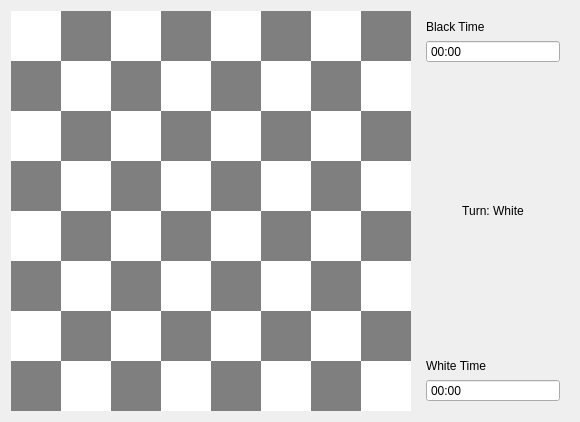
<?xml version="1.0" encoding="UTF-8"?>
<ui version="4.0">
 <class>IngameChess</class>
 <widget class="QWidget" name="IngameChess">
  <property name="geometry">
   <rect>
    <x>0</x>
    <y>0</y>
    <width>580</width>
    <height>418</height>
   </rect>
  </property>
  <property name="windowTitle">
   <string>Form</string>
  </property>
  <layout class="QHBoxLayout" name="horizontalLayout">
   <item>
    <widget class="QWidget" name="gridWidget" native="true">
     <property name="sizePolicy">
      <sizepolicy hsizetype="Preferred" vsizetype="Preferred">
       <horstretch>0</horstretch>
       <verstretch>0</verstretch>
      </sizepolicy>
     </property>
     <property name="minimumSize">
      <size>
       <width>400</width>
       <height>400</height>
      </size>
     </property>
     <property name="maximumSize">
      <size>
       <width>400</width>
       <height>400</height>
      </size>
     </property>
     <property name="styleSheet">
      <string notr="true">background-color: rgb(127, 127, 127);</string>
     </property>
     <layout class="QGridLayout" name="gridLayout">
      <property name="sizeConstraint">
       <enum>QLayout::SetDefaultConstraint</enum>
      </property>
      <property name="leftMargin">
       <number>0</number>
      </property>
      <property name="topMargin">
       <number>0</number>
      </property>
      <property name="rightMargin">
       <number>0</number>
      </property>
      <property name="bottomMargin">
       <number>0</number>
      </property>
      <property name="spacing">
       <number>0</number>
      </property>
      <item row="3" column="6">
       <widget class="QLabel" name="Tile_57">
        <property name="styleSheet">
         <string notr="true"/>
        </property>
        <property name="text">
         <string/>
        </property>
        <property name="alignment">
         <set>Qt::AlignCenter</set>
        </property>
        <property name="Piece" stdset="0">
         <string/>
        </property>
       </widget>
      </item>
      <item row="3" column="7">
       <widget class="QLabel" name="Tile_58">
        <property name="styleSheet">
         <string notr="true">background-color: rgb(255, 255, 255);</string>
        </property>
        <property name="text">
         <string/>
        </property>
        <property name="alignment">
         <set>Qt::AlignCenter</set>
        </property>
        <property name="Piece" stdset="0">
         <string/>
        </property>
       </widget>
      </item>
      <item row="1" column="4">
       <widget class="QLabel" name="Tile_75">
        <property name="styleSheet">
         <string notr="true"/>
        </property>
        <property name="text">
         <string/>
        </property>
        <property name="alignment">
         <set>Qt::AlignCenter</set>
        </property>
        <property name="Piece" stdset="0">
         <string>C_BP</string>
        </property>
       </widget>
      </item>
      <item row="0" column="6">
       <widget class="QLabel" name="Tile_87">
        <property name="styleSheet">
         <string notr="true">background-color: rgb(255, 255, 255);</string>
        </property>
        <property name="text">
         <string/>
        </property>
        <property name="alignment">
         <set>Qt::AlignCenter</set>
        </property>
        <property name="Piece" stdset="0">
         <string>C_BN</string>
        </property>
       </widget>
      </item>
      <item row="3" column="4">
       <widget class="QLabel" name="Tile_55">
        <property name="styleSheet">
         <string notr="true"/>
        </property>
        <property name="text">
         <string/>
        </property>
        <property name="alignment">
         <set>Qt::AlignCenter</set>
        </property>
        <property name="Piece" stdset="0">
         <string/>
        </property>
       </widget>
      </item>
      <item row="2" column="1">
       <widget class="QLabel" name="Tile_62">
        <property name="styleSheet">
         <string notr="true"/>
        </property>
        <property name="text">
         <string/>
        </property>
        <property name="alignment">
         <set>Qt::AlignCenter</set>
        </property>
        <property name="Piece" stdset="0">
         <string/>
        </property>
       </widget>
      </item>
      <item row="7" column="7">
       <widget class="QLabel" name="Tile_18">
        <property name="styleSheet">
         <string notr="true">background-color: rgb(255, 255, 255);</string>
        </property>
        <property name="text">
         <string/>
        </property>
        <property name="alignment">
         <set>Qt::AlignCenter</set>
        </property>
        <property name="Piece" stdset="0">
         <string>C_WR</string>
        </property>
       </widget>
      </item>
      <item row="7" column="6">
       <widget class="QLabel" name="Tile_17">
        <property name="styleSheet">
         <string notr="true"/>
        </property>
        <property name="text">
         <string/>
        </property>
        <property name="alignment">
         <set>Qt::AlignCenter</set>
        </property>
        <property name="Piece" stdset="0">
         <string>C_WN</string>
        </property>
       </widget>
      </item>
      <item row="7" column="3">
       <widget class="QLabel" name="Tile_14">
        <property name="styleSheet">
         <string notr="true">background-color: rgb(255, 255, 255);</string>
        </property>
        <property name="text">
         <string/>
        </property>
        <property name="alignment">
         <set>Qt::AlignCenter</set>
        </property>
        <property name="Piece" stdset="0">
         <string>C_WQ</string>
        </property>
       </widget>
      </item>
      <item row="0" column="5">
       <widget class="QLabel" name="Tile_86">
        <property name="styleSheet">
         <string notr="true"/>
        </property>
        <property name="text">
         <string/>
        </property>
        <property name="alignment">
         <set>Qt::AlignCenter</set>
        </property>
        <property name="Piece" stdset="0">
         <string>C_BB</string>
        </property>
       </widget>
      </item>
      <item row="7" column="0">
       <widget class="QLabel" name="Tile_11">
        <property name="styleSheet">
         <string notr="true"/>
        </property>
        <property name="text">
         <string/>
        </property>
        <property name="alignment">
         <set>Qt::AlignCenter</set>
        </property>
        <property name="Piece" stdset="0">
         <string>C_WR</string>
        </property>
       </widget>
      </item>
      <item row="0" column="0">
       <widget class="QLabel" name="Tile_81">
        <property name="autoFillBackground">
         <bool>false</bool>
        </property>
        <property name="styleSheet">
         <string notr="true">background-color: rgb(255, 255, 255);</string>
        </property>
        <property name="text">
         <string/>
        </property>
        <property name="alignment">
         <set>Qt::AlignCenter</set>
        </property>
        <property name="Piece" stdset="0">
         <string>C_BR</string>
        </property>
       </widget>
      </item>
      <item row="5" column="7">
       <widget class="QLabel" name="Tile_38">
        <property name="styleSheet">
         <string notr="true">background-color: rgb(255, 255, 255);</string>
        </property>
        <property name="text">
         <string/>
        </property>
        <property name="alignment">
         <set>Qt::AlignCenter</set>
        </property>
        <property name="Piece" stdset="0">
         <string/>
        </property>
       </widget>
      </item>
      <item row="7" column="4">
       <widget class="QLabel" name="Tile_15">
        <property name="styleSheet">
         <string notr="true"/>
        </property>
        <property name="text">
         <string/>
        </property>
        <property name="alignment">
         <set>Qt::AlignCenter</set>
        </property>
        <property name="Piece" stdset="0">
         <string>C_WK</string>
        </property>
       </widget>
      </item>
      <item row="6" column="7">
       <widget class="QLabel" name="Tile_28">
        <property name="styleSheet">
         <string notr="true"/>
        </property>
        <property name="text">
         <string/>
        </property>
        <property name="alignment">
         <set>Qt::AlignCenter</set>
        </property>
        <property name="Piece" stdset="0">
         <string>C_WP</string>
        </property>
       </widget>
      </item>
      <item row="7" column="1">
       <widget class="QLabel" name="Tile_12">
        <property name="styleSheet">
         <string notr="true">background-color: rgb(255, 255, 255);</string>
        </property>
        <property name="text">
         <string/>
        </property>
        <property name="alignment">
         <set>Qt::AlignCenter</set>
        </property>
        <property name="Piece" stdset="0">
         <string>C_WN</string>
        </property>
       </widget>
      </item>
      <item row="2" column="0">
       <widget class="QLabel" name="Tile_61">
        <property name="styleSheet">
         <string notr="true">background-color: rgb(255, 255, 255);</string>
        </property>
        <property name="text">
         <string/>
        </property>
        <property name="alignment">
         <set>Qt::AlignCenter</set>
        </property>
        <property name="Piece" stdset="0">
         <string/>
        </property>
       </widget>
      </item>
      <item row="4" column="7">
       <widget class="QLabel" name="Tile_48">
        <property name="styleSheet">
         <string notr="true"/>
        </property>
        <property name="text">
         <string/>
        </property>
        <property name="alignment">
         <set>Qt::AlignCenter</set>
        </property>
        <property name="Piece" stdset="0">
         <string/>
        </property>
       </widget>
      </item>
      <item row="5" column="4">
       <widget class="QLabel" name="Tile_35">
        <property name="styleSheet">
         <string notr="true"/>
        </property>
        <property name="text">
         <string/>
        </property>
        <property name="alignment">
         <set>Qt::AlignCenter</set>
        </property>
        <property name="Piece" stdset="0">
         <string/>
        </property>
       </widget>
      </item>
      <item row="7" column="2">
       <widget class="QLabel" name="Tile_13">
        <property name="styleSheet">
         <string notr="true"/>
        </property>
        <property name="text">
         <string/>
        </property>
        <property name="alignment">
         <set>Qt::AlignCenter</set>
        </property>
        <property name="Piece" stdset="0">
         <string>C_WB</string>
        </property>
       </widget>
      </item>
      <item row="6" column="1">
       <widget class="QLabel" name="Tile_22">
        <property name="styleSheet">
         <string notr="true"/>
        </property>
        <property name="text">
         <string/>
        </property>
        <property name="alignment">
         <set>Qt::AlignCenter</set>
        </property>
        <property name="Piece" stdset="0">
         <string>C_WP</string>
        </property>
       </widget>
      </item>
      <item row="4" column="1">
       <widget class="QLabel" name="Tile_42">
        <property name="styleSheet">
         <string notr="true"/>
        </property>
        <property name="text">
         <string/>
        </property>
        <property name="alignment">
         <set>Qt::AlignCenter</set>
        </property>
        <property name="Piece" stdset="0">
         <string/>
        </property>
       </widget>
      </item>
      <item row="7" column="5">
       <widget class="QLabel" name="Tile_16">
        <property name="styleSheet">
         <string notr="true">background-color: rgb(255, 255, 255);</string>
        </property>
        <property name="text">
         <string/>
        </property>
        <property name="alignment">
         <set>Qt::AlignCenter</set>
        </property>
        <property name="Piece" stdset="0">
         <string>C_WB</string>
        </property>
       </widget>
      </item>
      <item row="6" column="4">
       <widget class="QLabel" name="Tile_25">
        <property name="styleSheet">
         <string notr="true">background-color: rgb(255, 255, 255);</string>
        </property>
        <property name="text">
         <string/>
        </property>
        <property name="alignment">
         <set>Qt::AlignCenter</set>
        </property>
        <property name="Piece" stdset="0">
         <string>C_WP</string>
        </property>
       </widget>
      </item>
      <item row="0" column="1">
       <widget class="QLabel" name="Tile_82">
        <property name="styleSheet">
         <string notr="true"/>
        </property>
        <property name="text">
         <string/>
        </property>
        <property name="alignment">
         <set>Qt::AlignCenter</set>
        </property>
        <property name="Piece" stdset="0">
         <string>C_BN</string>
        </property>
       </widget>
      </item>
      <item row="5" column="1">
       <widget class="QLabel" name="Tile_32">
        <property name="styleSheet">
         <string notr="true">background-color: rgb(255, 255, 255);</string>
        </property>
        <property name="text">
         <string/>
        </property>
        <property name="alignment">
         <set>Qt::AlignCenter</set>
        </property>
        <property name="Piece" stdset="0">
         <string/>
        </property>
       </widget>
      </item>
      <item row="5" column="6">
       <widget class="QLabel" name="Tile_37">
        <property name="styleSheet">
         <string notr="true"/>
        </property>
        <property name="text">
         <string/>
        </property>
        <property name="alignment">
         <set>Qt::AlignCenter</set>
        </property>
        <property name="Piece" stdset="0">
         <string/>
        </property>
       </widget>
      </item>
      <item row="6" column="6">
       <widget class="QLabel" name="Tile_27">
        <property name="styleSheet">
         <string notr="true">background-color: rgb(255, 255, 255);</string>
        </property>
        <property name="text">
         <string/>
        </property>
        <property name="alignment">
         <set>Qt::AlignCenter</set>
        </property>
        <property name="Piece" stdset="0">
         <string>C_WP</string>
        </property>
       </widget>
      </item>
      <item row="5" column="0">
       <widget class="QLabel" name="Tile_31">
        <property name="styleSheet">
         <string notr="true"/>
        </property>
        <property name="text">
         <string/>
        </property>
        <property name="alignment">
         <set>Qt::AlignCenter</set>
        </property>
        <property name="Piece" stdset="0">
         <string/>
        </property>
       </widget>
      </item>
      <item row="3" column="3">
       <widget class="QLabel" name="Tile_54">
        <property name="styleSheet">
         <string notr="true">background-color: rgb(255, 255, 255);</string>
        </property>
        <property name="text">
         <string/>
        </property>
        <property name="alignment">
         <set>Qt::AlignCenter</set>
        </property>
        <property name="Piece" stdset="0">
         <string/>
        </property>
       </widget>
      </item>
      <item row="1" column="7">
       <widget class="QLabel" name="Tile_78">
        <property name="styleSheet">
         <string notr="true">background-color: rgb(255, 255, 255);</string>
        </property>
        <property name="text">
         <string/>
        </property>
        <property name="alignment">
         <set>Qt::AlignCenter</set>
        </property>
        <property name="Piece" stdset="0">
         <string>C_BP</string>
        </property>
       </widget>
      </item>
      <item row="1" column="0">
       <widget class="QLabel" name="Tile_71">
        <property name="styleSheet">
         <string notr="true"/>
        </property>
        <property name="text">
         <string/>
        </property>
        <property name="alignment">
         <set>Qt::AlignCenter</set>
        </property>
        <property name="Piece" stdset="0">
         <string>C_BP</string>
        </property>
       </widget>
      </item>
      <item row="4" column="3">
       <widget class="QLabel" name="Tile_44">
        <property name="styleSheet">
         <string notr="true"/>
        </property>
        <property name="text">
         <string/>
        </property>
        <property name="alignment">
         <set>Qt::AlignCenter</set>
        </property>
        <property name="Piece" stdset="0">
         <string/>
        </property>
       </widget>
      </item>
      <item row="4" column="2">
       <widget class="QLabel" name="Tile_43">
        <property name="styleSheet">
         <string notr="true">background-color: rgb(255, 255, 255);</string>
        </property>
        <property name="text">
         <string/>
        </property>
        <property name="alignment">
         <set>Qt::AlignCenter</set>
        </property>
        <property name="Piece" stdset="0">
         <string/>
        </property>
       </widget>
      </item>
      <item row="4" column="4">
       <widget class="QLabel" name="Tile_45">
        <property name="styleSheet">
         <string notr="true">background-color: rgb(255, 255, 255);</string>
        </property>
        <property name="text">
         <string/>
        </property>
        <property name="alignment">
         <set>Qt::AlignCenter</set>
        </property>
        <property name="Piece" stdset="0">
         <string/>
        </property>
       </widget>
      </item>
      <item row="2" column="4">
       <widget class="QLabel" name="Tile_65">
        <property name="styleSheet">
         <string notr="true">background-color: rgb(255, 255, 255);</string>
        </property>
        <property name="text">
         <string/>
        </property>
        <property name="alignment">
         <set>Qt::AlignCenter</set>
        </property>
        <property name="Piece" stdset="0">
         <string/>
        </property>
       </widget>
      </item>
      <item row="0" column="3">
       <widget class="QLabel" name="Tile_84">
        <property name="styleSheet">
         <string notr="true"/>
        </property>
        <property name="text">
         <string/>
        </property>
        <property name="alignment">
         <set>Qt::AlignCenter</set>
        </property>
        <property name="Piece" stdset="0">
         <string>C_BQ</string>
        </property>
       </widget>
      </item>
      <item row="4" column="0">
       <widget class="QLabel" name="Tile_41">
        <property name="styleSheet">
         <string notr="true">background-color: rgb(255, 255, 255);</string>
        </property>
        <property name="text">
         <string/>
        </property>
        <property name="alignment">
         <set>Qt::AlignCenter</set>
        </property>
        <property name="Piece" stdset="0">
         <string/>
        </property>
       </widget>
      </item>
      <item row="5" column="3">
       <widget class="QLabel" name="Tile_34">
        <property name="styleSheet">
         <string notr="true">background-color: rgb(255, 255, 255);</string>
        </property>
        <property name="text">
         <string/>
        </property>
        <property name="alignment">
         <set>Qt::AlignCenter</set>
        </property>
        <property name="Piece" stdset="0">
         <string/>
        </property>
       </widget>
      </item>
      <item row="6" column="2">
       <widget class="QLabel" name="Tile_23">
        <property name="styleSheet">
         <string notr="true">background-color: rgb(255, 255, 255);</string>
        </property>
        <property name="text">
         <string/>
        </property>
        <property name="alignment">
         <set>Qt::AlignCenter</set>
        </property>
        <property name="Piece" stdset="0">
         <string>C_WP</string>
        </property>
       </widget>
      </item>
      <item row="4" column="6">
       <widget class="QLabel" name="Tile_47">
        <property name="styleSheet">
         <string notr="true">background-color: rgb(255, 255, 255);</string>
        </property>
        <property name="text">
         <string/>
        </property>
        <property name="alignment">
         <set>Qt::AlignCenter</set>
        </property>
        <property name="Piece" stdset="0">
         <string/>
        </property>
       </widget>
      </item>
      <item row="5" column="5">
       <widget class="QLabel" name="Tile_36">
        <property name="styleSheet">
         <string notr="true">background-color: rgb(255, 255, 255);</string>
        </property>
        <property name="text">
         <string/>
        </property>
        <property name="alignment">
         <set>Qt::AlignCenter</set>
        </property>
        <property name="Piece" stdset="0">
         <string/>
        </property>
       </widget>
      </item>
      <item row="2" column="2">
       <widget class="QLabel" name="Tile_63">
        <property name="styleSheet">
         <string notr="true">background-color: rgb(255, 255, 255);</string>
        </property>
        <property name="text">
         <string/>
        </property>
        <property name="alignment">
         <set>Qt::AlignCenter</set>
        </property>
        <property name="Piece" stdset="0">
         <string/>
        </property>
       </widget>
      </item>
      <item row="1" column="3">
       <widget class="QLabel" name="Tile_74">
        <property name="styleSheet">
         <string notr="true">background-color: rgb(255, 255, 255);</string>
        </property>
        <property name="text">
         <string/>
        </property>
        <property name="alignment">
         <set>Qt::AlignCenter</set>
        </property>
        <property name="Piece" stdset="0">
         <string>C_BP</string>
        </property>
       </widget>
      </item>
      <item row="1" column="6">
       <widget class="QLabel" name="Tile_77">
        <property name="styleSheet">
         <string notr="true"/>
        </property>
        <property name="text">
         <string/>
        </property>
        <property name="alignment">
         <set>Qt::AlignCenter</set>
        </property>
        <property name="Piece" stdset="0">
         <string>C_BP</string>
        </property>
       </widget>
      </item>
      <item row="2" column="5">
       <widget class="QLabel" name="Tile_66">
        <property name="styleSheet">
         <string notr="true"/>
        </property>
        <property name="text">
         <string/>
        </property>
        <property name="alignment">
         <set>Qt::AlignCenter</set>
        </property>
        <property name="Piece" stdset="0">
         <string/>
        </property>
       </widget>
      </item>
      <item row="1" column="1">
       <widget class="QLabel" name="Tile_72">
        <property name="styleSheet">
         <string notr="true">background-color: rgb(255, 255, 255);</string>
        </property>
        <property name="text">
         <string/>
        </property>
        <property name="alignment">
         <set>Qt::AlignCenter</set>
        </property>
        <property name="Piece" stdset="0">
         <string>C_BP</string>
        </property>
       </widget>
      </item>
      <item row="5" column="2">
       <widget class="QLabel" name="Tile_33">
        <property name="styleSheet">
         <string notr="true"/>
        </property>
        <property name="text">
         <string/>
        </property>
        <property name="alignment">
         <set>Qt::AlignCenter</set>
        </property>
        <property name="Piece" stdset="0">
         <string/>
        </property>
       </widget>
      </item>
      <item row="6" column="5">
       <widget class="QLabel" name="Tile_26">
        <property name="styleSheet">
         <string notr="true"/>
        </property>
        <property name="text">
         <string/>
        </property>
        <property name="alignment">
         <set>Qt::AlignCenter</set>
        </property>
        <property name="Piece" stdset="0">
         <string>C_WP</string>
        </property>
       </widget>
      </item>
      <item row="3" column="0">
       <widget class="QLabel" name="Tile_51">
        <property name="styleSheet">
         <string notr="true"/>
        </property>
        <property name="text">
         <string/>
        </property>
        <property name="alignment">
         <set>Qt::AlignCenter</set>
        </property>
        <property name="Piece" stdset="0">
         <string/>
        </property>
       </widget>
      </item>
      <item row="2" column="7">
       <widget class="QLabel" name="Tile_68">
        <property name="styleSheet">
         <string notr="true"/>
        </property>
        <property name="text">
         <string/>
        </property>
        <property name="alignment">
         <set>Qt::AlignCenter</set>
        </property>
        <property name="Piece" stdset="0">
         <string/>
        </property>
       </widget>
      </item>
      <item row="6" column="0">
       <widget class="QLabel" name="Tile_21">
        <property name="styleSheet">
         <string notr="true">background-color: rgb(255, 255, 255);</string>
        </property>
        <property name="text">
         <string/>
        </property>
        <property name="alignment">
         <set>Qt::AlignCenter</set>
        </property>
        <property name="Piece" stdset="0">
         <string>C_WP</string>
        </property>
       </widget>
      </item>
      <item row="0" column="4">
       <widget class="QLabel" name="Tile_85">
        <property name="styleSheet">
         <string notr="true">background-color: rgb(255, 255, 255);</string>
        </property>
        <property name="text">
         <string/>
        </property>
        <property name="alignment">
         <set>Qt::AlignCenter</set>
        </property>
        <property name="Piece" stdset="0">
         <string>C_BK</string>
        </property>
       </widget>
      </item>
      <item row="1" column="2">
       <widget class="QLabel" name="Tile_73">
        <property name="styleSheet">
         <string notr="true"/>
        </property>
        <property name="text">
         <string/>
        </property>
        <property name="alignment">
         <set>Qt::AlignCenter</set>
        </property>
        <property name="Piece" stdset="0">
         <string>C_BP</string>
        </property>
       </widget>
      </item>
      <item row="2" column="3">
       <widget class="QLabel" name="Tile_64">
        <property name="styleSheet">
         <string notr="true"/>
        </property>
        <property name="text">
         <string/>
        </property>
        <property name="alignment">
         <set>Qt::AlignCenter</set>
        </property>
        <property name="Piece" stdset="0">
         <string/>
        </property>
       </widget>
      </item>
      <item row="0" column="2">
       <widget class="QLabel" name="Tile_83">
        <property name="styleSheet">
         <string notr="true">background-color: rgb(255, 255, 255);</string>
        </property>
        <property name="text">
         <string/>
        </property>
        <property name="alignment">
         <set>Qt::AlignCenter</set>
        </property>
        <property name="Piece" stdset="0">
         <string>C_BB</string>
        </property>
       </widget>
      </item>
      <item row="3" column="2">
       <widget class="QLabel" name="Tile_53">
        <property name="styleSheet">
         <string notr="true"/>
        </property>
        <property name="text">
         <string/>
        </property>
        <property name="alignment">
         <set>Qt::AlignCenter</set>
        </property>
        <property name="Piece" stdset="0">
         <string/>
        </property>
       </widget>
      </item>
      <item row="6" column="3">
       <widget class="QLabel" name="Tile_24">
        <property name="styleSheet">
         <string notr="true"/>
        </property>
        <property name="text">
         <string/>
        </property>
        <property name="alignment">
         <set>Qt::AlignCenter</set>
        </property>
        <property name="Piece" stdset="0">
         <string>C_WP</string>
        </property>
       </widget>
      </item>
      <item row="2" column="6">
       <widget class="QLabel" name="Tile_67">
        <property name="styleSheet">
         <string notr="true">background-color: rgb(255, 255, 255);</string>
        </property>
        <property name="text">
         <string/>
        </property>
        <property name="alignment">
         <set>Qt::AlignCenter</set>
        </property>
        <property name="Piece" stdset="0">
         <string/>
        </property>
       </widget>
      </item>
      <item row="4" column="5">
       <widget class="QLabel" name="Tile_46">
        <property name="styleSheet">
         <string notr="true"/>
        </property>
        <property name="text">
         <string/>
        </property>
        <property name="alignment">
         <set>Qt::AlignCenter</set>
        </property>
        <property name="Piece" stdset="0">
         <string/>
        </property>
       </widget>
      </item>
      <item row="1" column="5">
       <widget class="QLabel" name="Tile_76">
        <property name="styleSheet">
         <string notr="true">background-color: rgb(255, 255, 255);</string>
        </property>
        <property name="text">
         <string/>
        </property>
        <property name="alignment">
         <set>Qt::AlignCenter</set>
        </property>
        <property name="Piece" stdset="0">
         <string>C_BP</string>
        </property>
       </widget>
      </item>
      <item row="3" column="1">
       <widget class="QLabel" name="Tile_52">
        <property name="styleSheet">
         <string notr="true">background-color: rgb(255, 255, 255);</string>
        </property>
        <property name="text">
         <string/>
        </property>
        <property name="alignment">
         <set>Qt::AlignCenter</set>
        </property>
        <property name="Piece" stdset="0">
         <string/>
        </property>
       </widget>
      </item>
      <item row="3" column="5">
       <widget class="QLabel" name="Tile_56">
        <property name="styleSheet">
         <string notr="true">background-color: rgb(255, 255, 255);</string>
        </property>
        <property name="text">
         <string/>
        </property>
        <property name="alignment">
         <set>Qt::AlignCenter</set>
        </property>
        <property name="Piece" stdset="0">
         <string/>
        </property>
       </widget>
      </item>
      <item row="0" column="7">
       <widget class="QLabel" name="Tile_88">
        <property name="styleSheet">
         <string notr="true"/>
        </property>
        <property name="text">
         <string/>
        </property>
        <property name="alignment">
         <set>Qt::AlignCenter</set>
        </property>
        <property name="Piece" stdset="0">
         <string>C_BR</string>
        </property>
       </widget>
      </item>
     </layout>
    </widget>
   </item>
   <item>
    <widget class="QFrame" name="verticalFrame">
     <property name="minimumSize">
      <size>
       <width>150</width>
       <height>0</height>
      </size>
     </property>
     <property name="maximumSize">
      <size>
       <width>250</width>
       <height>16777215</height>
      </size>
     </property>
     <layout class="QVBoxLayout" name="verticalLayout">
      <item>
       <widget class="QLabel" name="label_2">
        <property name="text">
         <string>Black Time</string>
        </property>
       </widget>
      </item>
      <item>
       <widget class="QTimeEdit" name="timeEdit_2">
        <property name="sizePolicy">
         <sizepolicy hsizetype="Minimum" vsizetype="Fixed">
          <horstretch>0</horstretch>
          <verstretch>0</verstretch>
         </sizepolicy>
        </property>
        <property name="readOnly">
         <bool>true</bool>
        </property>
        <property name="buttonSymbols">
         <enum>QAbstractSpinBox::NoButtons</enum>
        </property>
        <property name="currentSection">
         <enum>QDateTimeEdit::SecondSection</enum>
        </property>
        <property name="displayFormat">
         <string>mm:ss</string>
        </property>
        <property name="time">
         <time>
          <hour>0</hour>
          <minute>0</minute>
          <second>0</second>
         </time>
        </property>
       </widget>
      </item>
      <item>
       <spacer name="verticalSpacer_2">
        <property name="orientation">
         <enum>Qt::Vertical</enum>
        </property>
        <property name="sizeHint" stdset="0">
         <size>
          <width>20</width>
          <height>40</height>
         </size>
        </property>
       </spacer>
      </item>
      <item>
       <widget class="QLabel" name="labelTurn">
        <property name="styleSheet">
         <string notr="true">font: 75 16pt &quot;MS Shell Dlg 2&quot;;</string>
        </property>
        <property name="text">
         <string>Turn: White</string>
        </property>
        <property name="alignment">
         <set>Qt::AlignCenter</set>
        </property>
       </widget>
      </item>
      <item>
       <spacer name="verticalSpacer">
        <property name="orientation">
         <enum>Qt::Vertical</enum>
        </property>
        <property name="sizeType">
         <enum>QSizePolicy::Expanding</enum>
        </property>
        <property name="sizeHint" stdset="0">
         <size>
          <width>20</width>
          <height>40</height>
         </size>
        </property>
       </spacer>
      </item>
      <item>
       <widget class="QLabel" name="label_3">
        <property name="text">
         <string>White Time</string>
        </property>
       </widget>
      </item>
      <item>
       <widget class="QTimeEdit" name="timeEdit">
        <property name="layoutDirection">
         <enum>Qt::LeftToRight</enum>
        </property>
        <property name="readOnly">
         <bool>true</bool>
        </property>
        <property name="buttonSymbols">
         <enum>QAbstractSpinBox::NoButtons</enum>
        </property>
        <property name="currentSection">
         <enum>QDateTimeEdit::SecondSection</enum>
        </property>
        <property name="displayFormat">
         <string>mm:ss</string>
        </property>
       </widget>
      </item>
     </layout>
    </widget>
   </item>
  </layout>
 </widget>
 <resources>
  <include location="rsrc.qrc"/>
 </resources>
 <connections/>
</ui>
